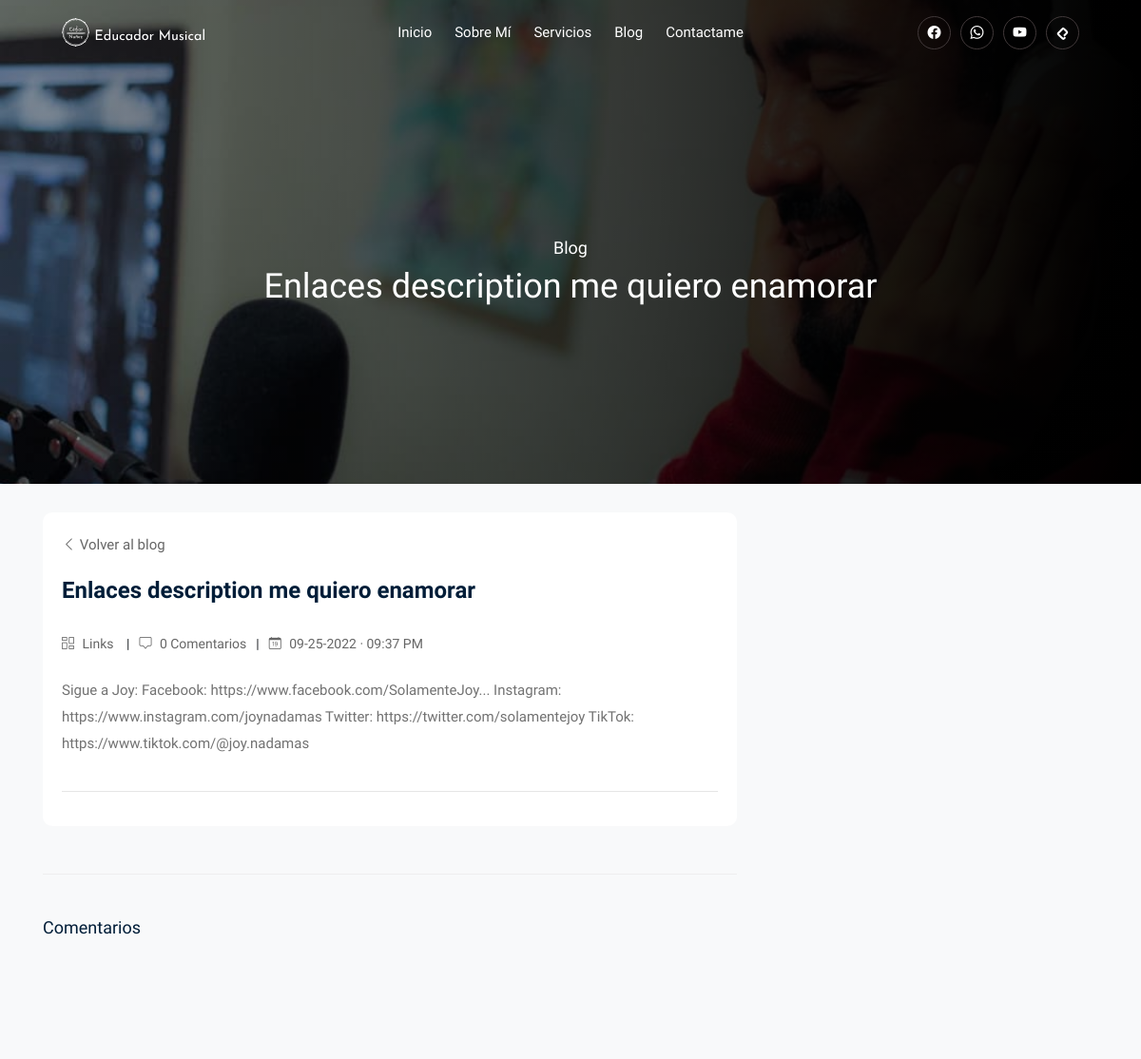
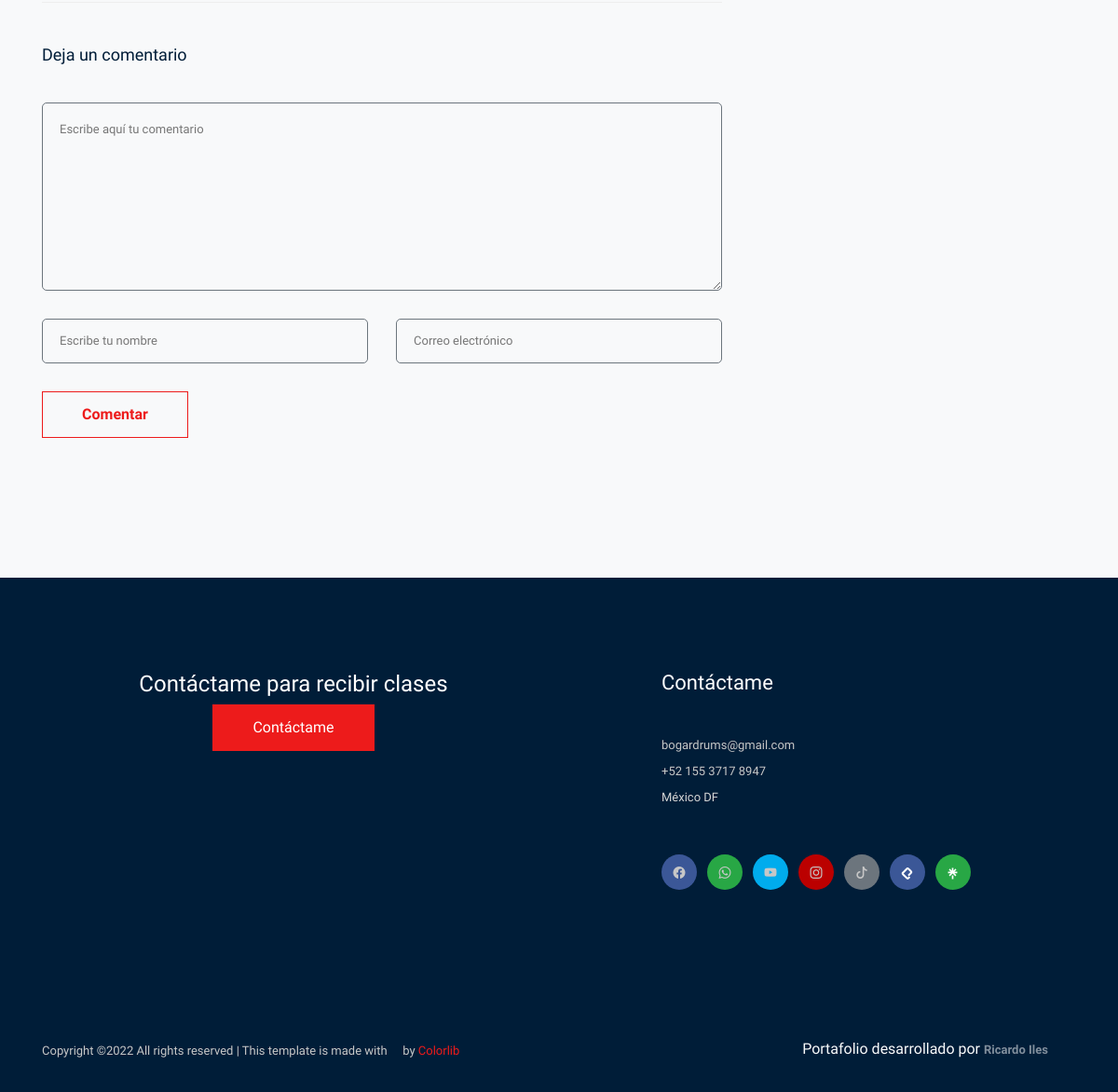
The page /single-blog.php?id_blog=39 on the database its author committed (2 pictures, top to bottom).
### tables this page shows
CREATE TABLE `blog` (
  `id_entrada` int(11) NOT NULL,
  `estado_entrada` tinyint(1) NOT NULL DEFAULT 1,
  `fecha_entrada` varchar(30) NOT NULL,
  `titulo_entrada` varchar(50) NOT NULL,
  `entrada` varchar(2000) NOT NULL,
  `categoria_entrada` varchar(30) NOT NULL,
  `comentarios_entrada` int(10) NOT NULL DEFAULT 0,
  `creacion_entrada` varchar(50) NOT NULL,
  `modificacion_entrada` varchar(50) DEFAULT NULL,
  `eliminacion_entrada` varchar(50) DEFAULT NULL
);

### single-blog.php (the view, shortened to what this page needs)
<?php
include_once("connection/config.php");
$id = $_GET['id_blog'];
$result = mysqli_query($mysqli, "SELECT * FROM blog WHERE id_entrada = '".$id."'");
?>
<body class="bg-light">
        <?php include 'components/navbar.php';?>
      <?php
         while($res = mysqli_fetch_array($result)) {
      ?>
    <div class="bradcam_area breadcam_bg_2">
        <div class="container">
            <div class="row">
                <div class="col-xl-12">
                    <div class="bradcam_text text-center">
                        <h4 class="text-white">Blog</h4>
                        <h1 class="text-white"><?php echo $res['titulo_entrada']?></h1>
                    </div>
                </div>
            </div>
        </div>
    </div>
   <section class="blog_area single-post-area section-padding" style="padding-top: 30px !important">
      <div class="container">
         <div class="row">
            <div class="col-lg-8 posts-list">
               <div class="single-post">
                  <div class="blog_details card bg-white" style="padding: 20px">
                     <p><a href="blog.php" class="rounded-pill"><i class="bi bi-chevron-left"></i> Volver al blog</a></p>
                     <h2><?php echo $res['titulo_entrada']?></h2>
                     <ul class="blog-info-link mt-3 mb-4">
                        <li><a><i class="bi bi-columns-gap"></i> <?php echo $res['categoria_entrada']?> </a></li>
                        <li><a><i class="bi bi-chat-square"></i> <?php echo $res['comentarios_entrada']?> Comentarios</a></li>
                        <li><a><i class="bi bi-calendar-date"></i> <?php echo $res['fecha_entrada']?> </a></li>
                     </ul>
                     <p class="excert">
                        <?php echo $res['entrada']?>
                     </p>
                     <hr>
                  </div>
               </div>
               <div class="comments-area">
                  <h4>Comentarios</h4>
               </div>
               <div class="comment-form">
                  <h4>Deja un comentario</h4>
                  <form class="form-contact comment_form" action="controllers/blog/comentar_entradaController.php" method="post" id="commentForm">
                     <div class="row">
                        <div class="col-12">
                           <div class="form-group">
                              <textarea class="form-control w-100 border-secondary" name="comentario" id="comment" cols="30" rows="9"
                                 placeholder="Escribe aquí tu comentario" required></textarea>
                           </div>
                        </div>
                        <div class="col-sm-6">
                           <div class="form-group">
                              <input class="form-control border-secondary" name="usuario" id="name" type="text" placeholder="Escribe tu nombre" required>
                           </div>
                        </div>
                        <div class="col-sm-6">
                           <div class="form-group">
                              <input class="form-control border-secondary" name="email" id="email" type="email" placeholder="Correo electrónico" required>
                           </div>
                        </div>
                     </div>
                     <div class="form-group">
                        <input type="submit" name="nuevo_comentario" class="button button-contactForm btn_1 boxed-btn" value="Comentar">
                     </div>
                  </form>
               </div>
            </div>
         <?php
            }
         ?>
            <div class="col-lg-4">
            </div>
         </div>
      </div>
   </section>
        <?php include 'components/footer.php';?>
</body>
</html>

### css/customstyles.css (style rules this page uses)
body { background-color: #eee }
.card { border: none; border-radius: 10px; background-color: #eee; }

### rows shown on the page
blog: titulo_entrada "Enlaces description me quiero enamorar", categoria_entrada "Links", comentarios_entrada "0", fecha_entrada "09-25-2022 · 09:37 PM", entrada "Sigue a Joy: Facebook: https://www.facebook.com/SolamenteJoy... Instagram: https://www.instagram.com/joynadamas Twitter: https://twitter.com/solamentejoy TikTok: https://www.tiktok.com/@joy.nadamas"
